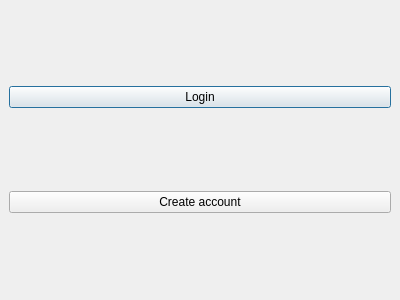
<?xml version="1.0" encoding="UTF-8"?>
<ui version="4.0">
 <class>Login</class>
 <widget class="QDialog" name="Login">
  <property name="geometry">
   <rect>
    <x>0</x>
    <y>0</y>
    <width>400</width>
    <height>300</height>
   </rect>
  </property>
  <property name="windowTitle">
   <string>Dialog</string>
  </property>

  <!-- StackedWidget to switch between screens -->
  <widget class="QStackedWidget" name="stackedWidget">
   <property name="geometry">
    <rect>
     <x>0</x>
     <y>0</y>
     <width>400</width>
     <height>300</height>
    </rect>
   </property>

    
    <!-- First screen: Login Button -->
    <widget class="QWidget" name="loginScreen">
     <layout class="QVBoxLayout">
      <item>
       <widget class="QPushButton" name="loginButton">
        <property name="text">
         <string>Login</string>
        </property>
       </widget>
      </item>
      <item>
       <widget class="QPushButton" name="createAccountButton">
        <property name="text">
         <string>Create account</string>
        </property>
       </widget>
      </item>
     </layout>
    </widget>

    <!-- Second screen: Username and Password fields -->
    <widget class="QWidget" name="loginfieldScreen">
     <layout class="QVBoxLayout">
      <item>
       <widget class="QTextEdit" name="textEdit">
        <property name="html">
         <string>&lt;!DOCTYPE HTML PUBLIC &quot;-//W3C//DTD HTML 4.0//EN&quot; &quot;http://www.w3.org/TR/REC-html40/strict.dtd&quot;&gt;
&lt;html&gt;&lt;head&gt;&lt;meta name=&quot;qrichtext&quot; content=&quot;1&quot; /&gt;&lt;meta charset=&quot;utf-8&quot; /&gt;&lt;style type=&quot;text/css&quot;&gt;
p, li { white-space: pre-wrap; }
hr { height: 1px; border-width: 0; }
li.unchecked::marker { content: &quot;\2610&quot;; }
li.checked::marker { content: &quot;\2612&quot;; }
&lt;/style&gt;&lt;/head&gt;&lt;body style=&quot; font-family:'Segoe UI'; font-size:9pt; font-weight:400; font-style:normal;&quot;&gt;
&lt;p style=&quot; margin-top:0px; margin-bottom:0px; margin-left:0px; margin-right:0px; -qt-block-indent:0; text-indent:0px;&quot;&gt;      user name&lt;/p&gt;&lt;/body&gt;&lt;/html&gt;</string>
        </property>
       </widget>
      </item>
      <item>
       <widget class="QTextEdit" name="textEdit_2">
        <property name="html">
         <string>&lt;!DOCTYPE HTML PUBLIC &quot;-//W3C//DTD HTML 4.0//EN&quot; &quot;http://www.w3.org/TR/REC-html40/strict.dtd&quot;&gt;
&lt;html&gt;&lt;head&gt;&lt;meta name=&quot;qrichtext&quot; content=&quot;1&quot; /&gt;&lt;meta charset=&quot;utf-8&quot; /&gt;&lt;style type=&quot;text/css&quot;&gt;
p, li { white-space: pre-wrap; }
hr { height: 1px; border-width: 0; }
li.unchecked::marker { content: &quot;\2610&quot;; }
li.checked::marker { content: &quot;\2612&quot;; }
&lt;/style&gt;&lt;/head&gt;&lt;body style=&quot; font-family:'Segoe UI'; font-size:9pt; font-weight:400; font-style:normal;&quot;&gt;
&lt;p style=&quot; margin-top:0px; margin-bottom:0px; margin-left:0px; margin-right:0px; -qt-block-indent:0; text-indent:0px;&quot;&gt;       Password&lt;/p&gt;&lt;/body&gt;&lt;/html&gt;</string>
        </property>
       </widget>
      </item>
     </layout>
    </widget>

  </widget>
 </widget>
 <resources/>
 <connections/>
</ui>
